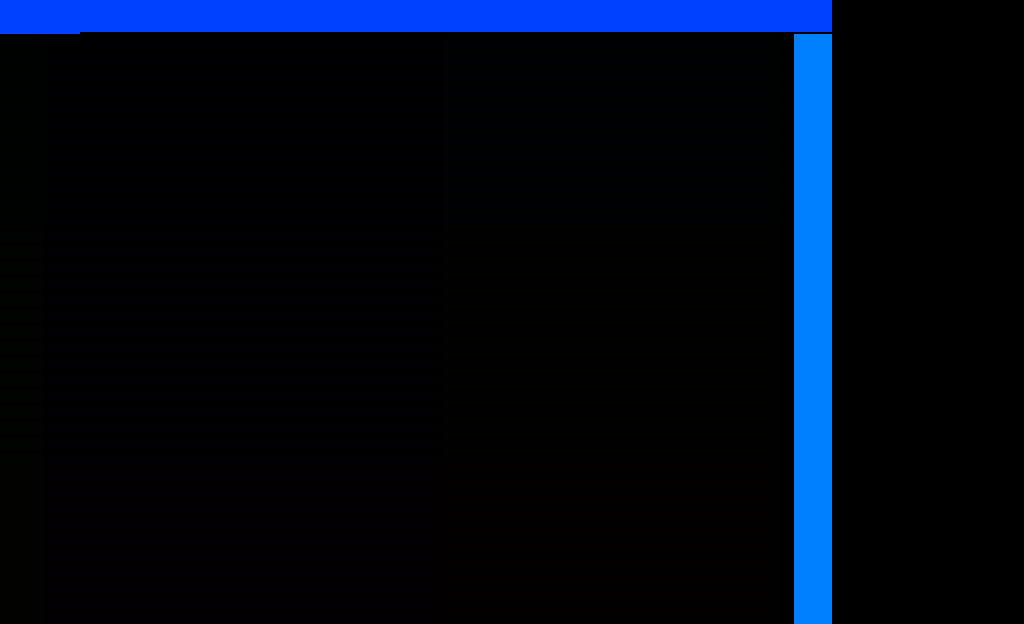
#> input picture test_monitor_standard_screen.png, 1024 x 624 px
$ python run_cmp.py ../../test_monitor_standard_screen.png ../../side.png
#> lines starting #> are read from the running program, lines starting #| are printed output that depends on the picture; after the words box and inside, x2 and y2 are one past the last pixel; in counts of white or black regions, pixels touching at a corner belong together
### validation/modesplit/cmp.py
import sys, numpy as np
from PIL import Image

def load_ams(path):
#> called with path = '../../test_monitor_standard_screen.png'
    a = np.array(Image.open(path).convert('RGB')).astype(int)
    # AMSpiriT doubles each scan line vertically
    rows = [a[y] for y in range(0, a.shape[0], 2)]
#> rows = 312 items
    return np.array(rows)
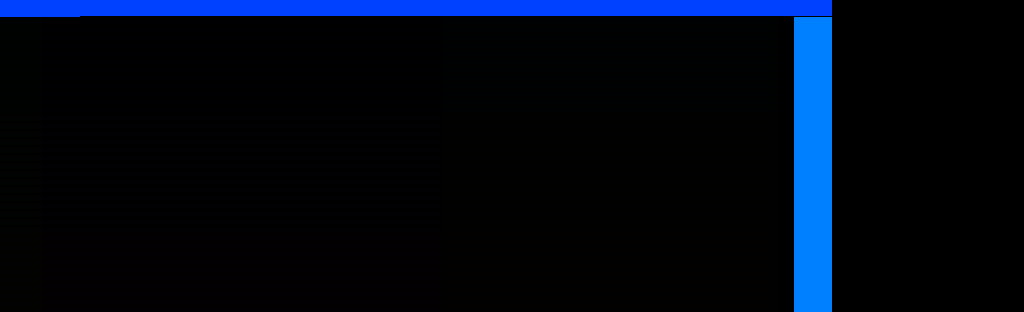
#> returned value: shape (312, 1024, 3) int64; mean of channels 0, 1, 2 0.7, 7.6, 20.4; drawn as R, G, B

def load_rs(path):
#> called with path = '../../side.png'
    return np.array(Image.open(path).convert('RGB')).astype(int)
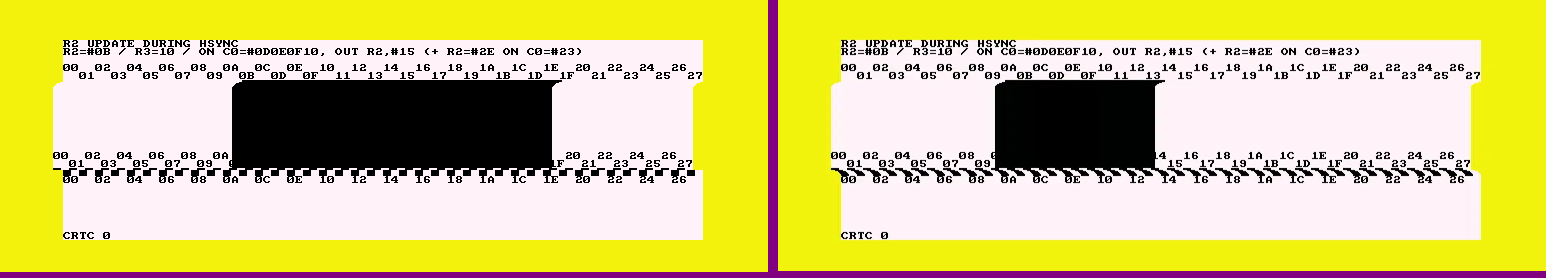
#> input picture side.png, 1546 x 278 px
#> returned value: shape (278, 1546, 3) int64

def edges(img):
    e = np.zeros(img.shape[:2], dtype=np.uint8)
    e[:, 1:] = (np.abs(img[:, 1:] - img[:, :-1]).sum(axis=2) > 0)
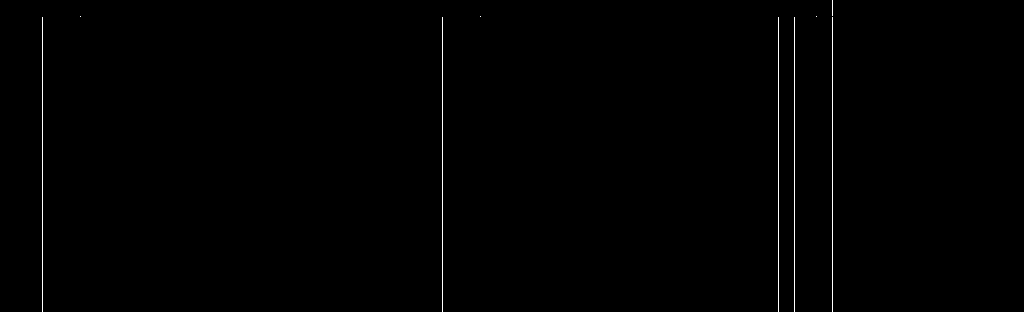
#> e: shape (312, 1024); values 0 (black) and 1 (white), 0.47% white in thin lines or dots, all inside (x1, y1, x2, y2) = (42, 0, 833, 312)
#> in edges (call 2), `e = np.zeros(img.shape[:2], dtype=np.uint8)`: e: shape (278, 1546); every value is 0
#> in edges (call 2), `e[:, 1:] = (np.abs(img[:, 1:] - img[:, :-1]).sum(axis=2) > 0)`:
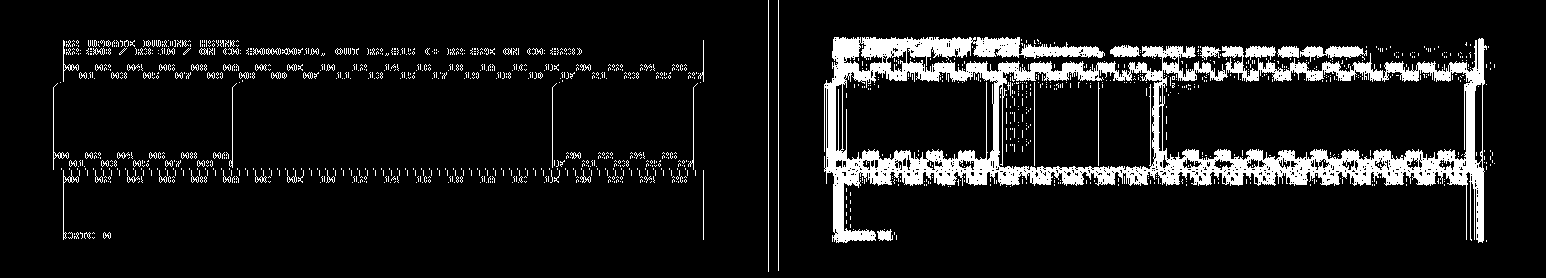
#> e: shape (278, 1546); values 0 (black) and 1 (white), 9.4% white; 1312 white regions (1237 under 20 px), largest, box (x1, y1, x2, y2) and area: (824, 37, 1487, 243) 30670, (1300, 46, 1367, 62) 574, (1245, 46, 1276, 60) 291
    return e

def best_align(ea, eb, maxdx=300, maxdy=100, r0=60, r1=110, c0=100, c1=300):
#> called with maxdx = 300, maxdy = 100, r0 = 60, r1 = 110, c0 = 100, c1 = 300
    A = ea[r0:r1, c0:c1]
#> A: shape (50, 200); every value is 0
    best = None
    for dy in range(-maxdy, maxdy + 1):
        if r0 + dy < 0 or r1 + dy > eb.shape[0]: continue
        for dx in range(-maxdx, maxdx + 1):
            if c0 + dx < 0 or c1 + dx > eb.shape[1]: continue
            B = eb[r0 + dy:r1 + dy, c0 + dx:c1 + dx]
            sc = float((A != B).mean())
            if best is None or sc < best[0]: best = (sc, dx, dy)
#> after the loop, best = (0, 143, 19)
    return best

# [5 lines that do not run on import are left out]

def rowdiff(A, B, dx, dy, c0=0, c1=700):
    ea, eb = edges(A), edges(B)
    out = []
    for y in range(A.shape[0]):
        yb = y + dy
        if yb < 0 or yb >= B.shape[0]: continue
        xs = [x for x in range(max(c0, 1), c1) if 0 <= x + dx < B.shape[1] and ea[y, x] != eb[yb, x + dx]]
        if xs: out.append((y, len(xs), xs[0], xs[-1]))
    return out

### validation/modesplit/run_cmp.py
import sys
from cmp import *
A = load_ams(sys.argv[1]); B = load_rs(sys.argv[2])
ea, eb = edges(A), edges(B)
sc, dx, dy = best_align(ea, eb)
#> sc = 0; dx = 143; dy = 19
print('align', sc, dx, dy)
#| align 0.0 143 19
for y, n, x0, x1 in rowdiff(A, B, dx, dy):
    print(f'ams row {y:3d}: {n:4d} edge mismatches x {x0}..{x1}')
#> this loop made 259 passes
#> (n, x0, x1) on passes 1 to 3: (2, 625, 635), (2, 625, 635), (2, 625, 635)
#| ams row   0:    2 edge mismatches x 625..635
#| ams row   1:    2 edge mismatches x 625..635
#| ams row   2:    2 edge mismatches x 625..635
#| ams row   3:    2 edge mismatches x 625..635
#| ams row   4:    2 edge mismatches x 625..635
#| ams row   5:    2 edge mismatches x 625..635
#| ams row   6:    2 edge mismatches x 625..635
#| ams row   7:    2 edge mismatches x 625..635
#> (further printed lines are left out)
